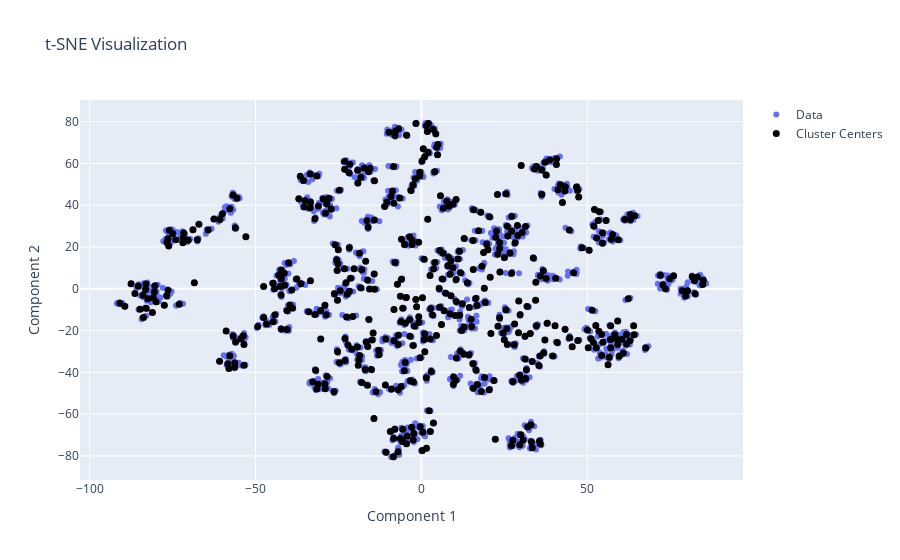

The code cell stored with this chart in its notebook:
### Code cell
# run kmeans on tsne and get 50 clusters. Plot the data and cluster centers
# TODO running kmeans on tsne is not the best idea but works for now

from sklearn.cluster import KMeans, AgglomerativeClustering
kmeans = KMeans(n_clusters=500, random_state=42)
kmeans.fit(vis_dims)
df['cluster'] = kmeans.labels_
cluster_centers = kmeans.cluster_centers_

fig = go.Figure()
fig.add_trace(go.Scatter(
    x=vis_dims[:, 0], 
    y=vis_dims[:, 1], 
    mode='markers',
    text=df['text'],
    hoverinfo='text',
    name='Data'
))
fig.add_trace(go.Scatter(
    x=cluster_centers[:, 0], 
    y=cluster_centers[:, 1], 
    mode='markers',
    marker=dict(size=7, color='black'),
    text=[f"Cluster {i}" for i in range(20)],
    hoverinfo='text',
    name='Cluster Centers'
))

fig.update_layout(
    title="t-SNE Visualization",
    xaxis_title="Component 1",
    yaxis_title="Component 2",
    hovermode='closest' 
)
fig

### Figure 1 — Plotly figure (JSON) as saved in the notebook; plotly's stock layout.template omitted (floating-point values rounded to 4 significant figures; data arrays with more than 128 entries replaced by an {"elided": "..."} marker saying what was removed)
{"data": [{"hoverinfo": "text", "mode": "markers", "name": "Data", "text": {"elided": "2000 str values"}, "type": "scatter", "x": {"elided": "2000 float values"}, "y": {"elided": "2000 float values"}}, {"hoverinfo": "text", "marker": {"color": "black", "size": 7}, "mode": "markers", "name": "Cluster Centers", "text": ["Cluster 0", "Cluster 1", "Cluster 2", "Cluster 3", "Cluster 4", "Cluster 5", "Cluster 6", "Cluster 7", "Cluster 8", "Cluster 9", "Cluster 10", "Cluster 11", "Cluster 12", "Cluster 13", "Cluster 14", "Cluster 15", "Cluster 16", "Cluster 17", "Cluster 18", "Cluster 19"], "type": "scatter", "x": {"elided": "500 float values"}, "y": {"elided": "500 float values"}}], "layout": {"hovermode": "closest", "title": {"text": "t-SNE Visualization"}, "xaxis": {"title": {"text": "Component 1"}}, "yaxis": {"title": {"text": "Component 2"}}}}
